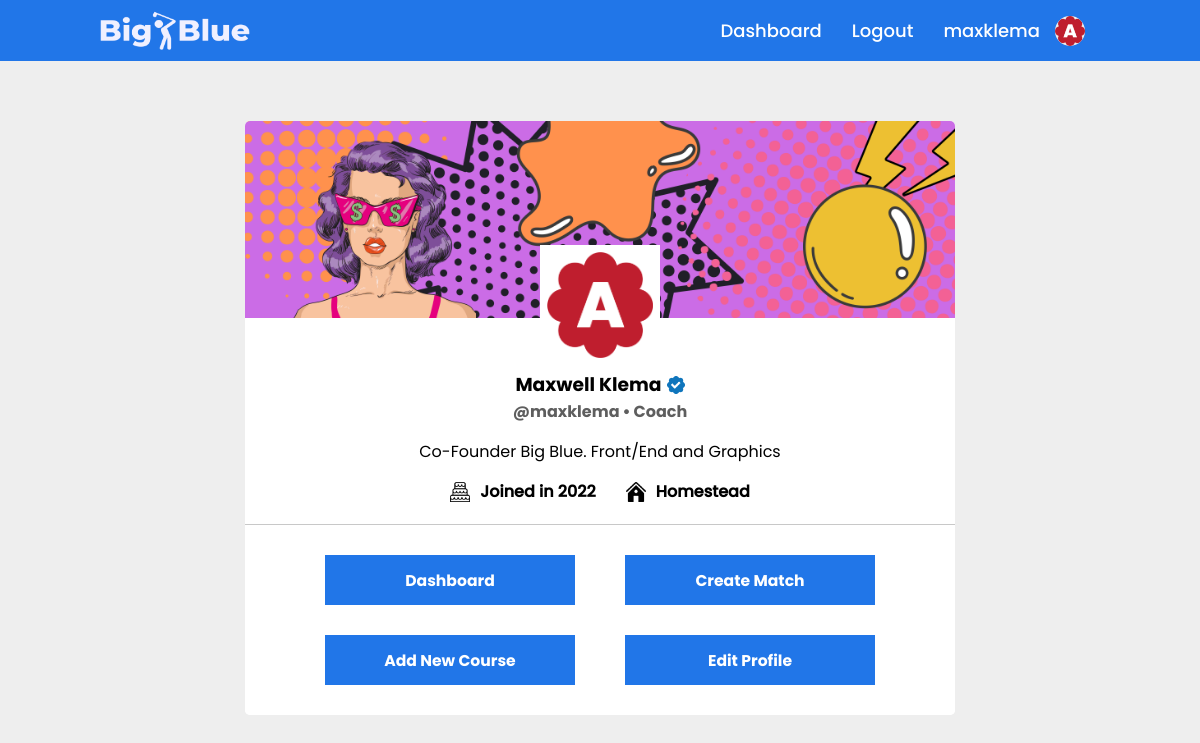
/dashboard (signed in), run on the app's committed database.
### main.py (models this page shows, shortened)
class users(db.Model):
    _id = db.Column("id", db.Integer, primary_key=True)
    name = db.Column(db.String(100))
    username = db.Column(db.String(50))
    password = db.Column(db.String(50))
    email = db.Column(db.String(100))
    rank = db.Column(db.String(10))
    gender = db.Column(db.String(10))
    bio = db.Column(db.String(500))
    team = db.Column(db.String(25))
    verified = db.Column(db.Boolean)
    pic = db.Column(db.String)

### main.py (the view, shortened to what this page needs)
@app.route("/dashboard", methods=['GET', 'POST'])
def dashboard():
    found_user = users.query.filter_by(username=session['active_user'][0]).first()
    if 'active_user' in session:
        return render_template("dashboard.html", data=found_user)
    return redirect(url_for('error', msg="You must login to access this page."))

### templates/dashboard.html (shortened to what this page needs)
{% if data.rank == 'coach' %}
    {% extends "indexcontentcoachlogin.html" %}
{% elif data.rank == 'player' %}
    {% extends "indexcontentplayerlogin.html" %}
{% else %}
    {% extends "indexcontent.html" %}
{% endif %}
{% block content %}
    <head>
        <link rel="stylesheet" href="{{ url_for('static', filename='styles/profiledashboard.css') }}">
    </head>
    <div class="main-container">
        <div class="profile-frame">
            <div class="banner-container">
                <img id="banner" src="{{ url_for('static', filename='logo graphics/BigBlueBanner7.png') }}" alt="">
            </div>
            <div class="profile-picture-container">
                <img id="profilepicture" src="{{ url_for('static', filename='logo graphics/user_photos/' + data.pic) }}" alt="">
            </div>
            <div class="username-and-verification-container">
                <h3>{{data.name}}</h3>
                {% if data.verified == True %}
                    <img src="{{ url_for('static', filename='logo graphics/verify.png') }}" alt="">
                {% endif %}
            </div>
            <div class="username-and-rank-container">
                <h4>@{{data.username}}</h4>
                <h4 id="divider">•</h4>
                {% if data.rank == "coach" %}
                    <h4>Coach</h4>
                {% else %}
                    <h4>Player</h4>
                {% endif %}
            </div>
            <div class="bio-container">
                <p>{{data.bio}}</p>
            </div>
            <div class="join-date-and-school-container">
                <div class="join-date-container">
                    <img src="{{ url_for('static', filename='logo graphics/cake.png') }}" alt="">
                    <h4 id="join-date">Joined in 2022</h4>
                </div>
                <div class="school-name-container">
                    <img id="school-icon"src="{{ url_for('static', filename='logo graphics/schoolicon.png') }}" alt="">
                    <h4>{{data.team}}</h4>
                </div>
            </div>
            <div class="row-one-buttons">
                <a id="match-dashboard-href" href="/match_dashboard">
                    <button>
                        <div class="match-dashboard-container">
                            <h3>Dashboard</h3>
                        </div>
                    </button>
                </a>
                <a id="create-match-href" href="/create_match">
                    <button>
                        <h3>Create Match</h3>
                    </button>
                </a>
            </div>
            <div class="row-two-buttons">
                <a id="add-new-course-href" href="/create_course">
                    <button>
                        <div class="add-new-course-container">
                            <h3>Add New Course</h3>
                        </div>
                    </button>
                </a>
                <a id="edit-profile-href" href="/dashboard/edit_profile">
                    <button>
                        <div class="edit-profile-container">
                            <h3>Edit Profile</h3>
                        </div>
                    </button>
                </a>
            </div>
        </div>
    </div>
{% endblock %}

### templates/indexcontentcoachlogin.html (shortened to what this page needs)
<!DOCTYPE html>
<html>
    <head>
    </head>
    <body>
        <header>
            <a href="/">
                <img src="{{ url_for('static', filename='logo graphics/bigbluewhite.png') }}" class="logo">
            </a>
            <ul class="navigation">
                <li><a href="/match_dashboard">Dashboard</a></li>
                <li><a href="/logout">Logout</a></li>
                <li><a href="/dashboard">{{data.username}}</a></li>
                <li><a href=""><img id="profile-pic" src="{{ url_for('static', filename='logo graphics/user_photos/' + data.pic) }}" alt=""></a></li>
            </ul>
        </header>
        {% block content %}
        {% endblock %}
    </body>
</html>

### data on the page
users: username "maxklema", pic (picture), name "Maxwell Klema", bio "Co-Founder Big Blue. Front/End and Graphics", team "Homestead"
